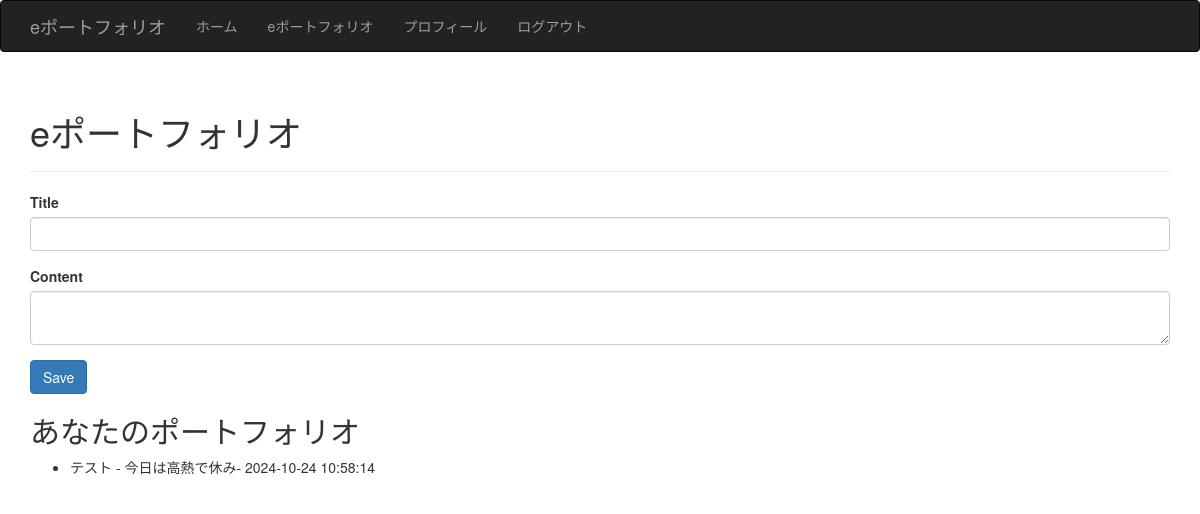
Before: /portfolio (signed in) with the older database file.
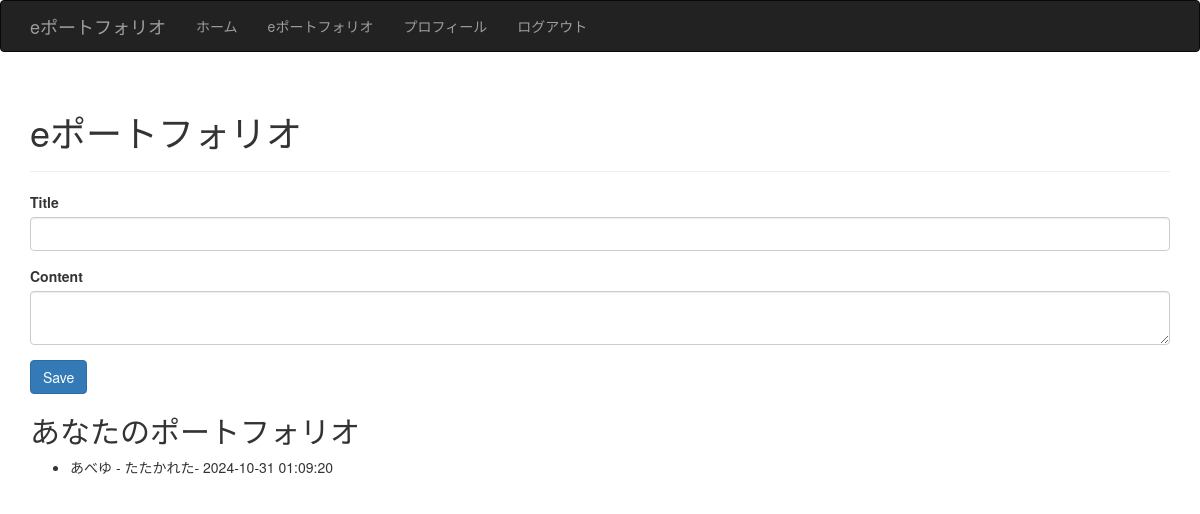
After: the same page with the newer database file.
### tables this page shows
CREATE TABLE portfolio (
            id INTEGER PRIMARY KEY AUTOINCREMENT,
            user_id INTEGER NOT NULL,
            title TEXT NOT NULL,
            content TEXT NOT NULL,
            created_at TIMESTAMP DEFAULT CURRENT_TIMESTAMP,
            FOREIGN KEY (user_id) REFERENCES user (id)
        );

### app.py (the view, shortened to what this page needs)
@app.route('/portfolio', methods=['GET', 'POST'])
def portfolio():
    if 'user_id' not in session:
        flash('You need to be logged in to view this page.', 'danger')
        return redirect(url_for('login'))
    form = PortfolioForm()
    conn = get_db_connection()
    cursor = conn.cursor()
    cursor.execute("SELECT * FROM portfolio WHERE user_id = ?", (session['user_id'],))
    portfolio_rows = cursor.fetchall()
    conn.close()
    portfolios = [Portfolio(row['id'], row['user_id'], row['title'], row['content'], row['created_at'])
                  for row in portfolio_rows]
    return render_template('portfolio.html', form=form, portfolios=portfolios)

### forms.py
class PortfolioForm(FlaskForm):
    title = StringField('Title', validators=[DataRequired(), Length(max=128)])
    content = TextAreaField('Content', validators=[DataRequired()])
    submit = SubmitField('Save')

### app.py (called while the page is built)
def get_db_connection():
    conn = sqlite3.connect(DATABASE)
    conn.row_factory = sqlite3.Row
    return conn

### templates/portfolio.html
{% extends "base.html" %} {% block title %}eポートフォリオ{% endblock %} {%
block content %}
<div class="page-header"><h1>eポートフォリオ</h1></div>
<form action="{{ url_for('portfolio') }}" method="POST">
  <div class="form-group">
    {{ form.title.label }} {{ form.title(class="form-control") }}
  </div>
  <div class="form-group">
    {{ form.content.label }} {{ form.content(class="form-control") }}
  </div>
  {{ form.csrf_token }} {{ form.submit(class="btn btn-primary") }}
</form>
{% if portfolios %}
<h2>あなたのポートフォリオ</h2>
<ul>
  {% for portfolio in portfolios %}
  <li>
    {{ portfolio.title }} - {{portfolio.content}}- {{ portfolio.created_at }}
  </li>
  {% endfor %}
</ul>
{% endif %} {% endblock %}

### templates/base.html (shortened to what this page needs)
<!DOCTYPE html>
<html lang="ja">
  <head>
    <link
      href="//cdnjs.cloudflare.com/ajax/libs/twitter-bootstrap/3.3.7/css/bootstrap.min.css"
      rel="stylesheet"
    />
    <link
      href="{{ url_for('static', filename='eportfolio.css') }}"
      rel="stylesheet"
    />
  </head>
  <body>
    <div class="navbar navbar-inverse" role="navigation">
      <div class="container">
        <div class="navbar-header">
          <a class="navbar-brand" href="{{ url_for('index') }}"
            >eポートフォリオ</a
          >
        </div>
        <div class="navbar-collapse collapse">
          <ul class="nav navbar-nav">
            <li><a href="{{ url_for('index') }}">ホーム</a></li>
            {% if 'user_id' not in session %}
            <li><a href="{{ url_for('register') }}">登録</a></li>
            <li><a href="{{ url_for('login') }}">ログイン</a></li>
            {% else %}
            <li><a href="{{ url_for('portfolio') }}">eポートフォリオ</a></li>
            <li><a href="{{ url_for('profile') }}">プロフィール</a></li>
            <li><a href="{{ url_for('logout') }}">ログアウト</a></li>
            {% endif %}
          </ul>
        </div>
      </div>
    </div>
    <div class="container">
       {% block content %}{% endblock %}
    </div>
  </body>
</html>

Changed rows visible on the page:
removed portfolio: title "テスト", content "今日は高熱で休み", created_at "2024-10-24 10:58:14"
added portfolio: title "あべゆ", content "たたかれた", created_at "2024-10-31 01:09:20"
